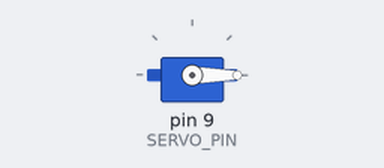
A sketch run on a simulated Arduino Uno, built with avr-gcc and run on an emulated ATmega328P. On the bench: servo. What the sketch prints to the serial monitor is not drawn.

Above: at 0.05 s.
Timing chart, 0 to 4.6 s (numbered marks = the images above):
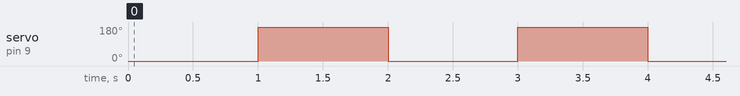

Measured:
- by itself, servo on pin 9 (SERVO_PIN): alternates 180° for 1.0 s and 0° for 1.0 s

The sketch:

E2.ino
```cpp
// (C) Felix Mertala, Marcus Andersson, Carl Andreasson, group: 5, (2022)
// Work package 4
// Exercise 2
// Submission code: 032!Ff?

#include <Servo.h>   //servo library
#define SERVO_PIN 9 //servo pin defined


Servo servo_9; //declaring servo
int time = 1; //storage for time, time starts at one due to the way time is incremented

void setup()
{
  servo_9.attach(SERVO_PIN); //set servo to servo pin
  Serial.begin(9600); //initiate serial to be able to print
}

void loop()
{
  servo_9.write(0); //move servo towards lowest position
  delay(1000); //delay 1 second
  Serial.println(time++); //print and increment time
  servo_9.write(180); //move servo towards highest position
  delay(1000); //delay 1 second
  Serial.println(time++); //print and increment time
}
```
